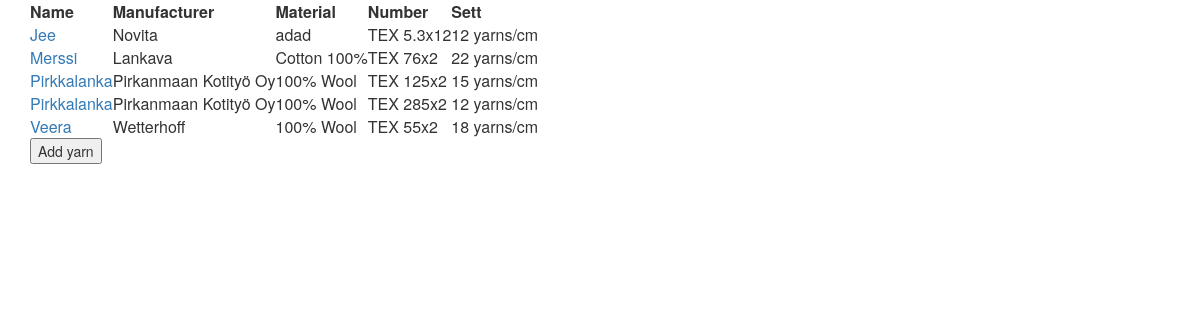
/planner/yarns, run on the app's committed database.
### planner/models.py (models this page shows, shortened)
class Yarn(models.Model):
    name = models.CharField(max_length=200)
    manufacturer = models.ForeignKey(YarnManufacturer, on_delete=models.PROTECT)
    material = models.CharField(max_length=200)
    number = models.CharField(max_length=20,
        validators=[
        RegexValidator('(\d+([,.]?\d*)?){1}[ ]*([xX*/]{1}[ ]*\d*)?',
            message='Examples: "1.2" "5.3x2" "4,6/2"')])
    numbering_system = models.ForeignKey(YarnNumberingSystem, on_delete=models.PROTECT)
    sett = models.IntegerField()

class YarnManufacturer(models.Model):
    name = models.CharField(max_length=200, unique=True)
    def __str__(self):
        return self.name

class YarnNumberingSystem(models.Model):
    name = models.CharField(max_length=3, unique=True)
    help = models.CharField(max_length=200)
    def __str__(self):
        return self.name

### planner/views.py (the view)
# urls.py: path('yarns', views.YarnListView.as_view(), name='yarns'),
class YarnListView(generic.ListView):
    model = Yarn
    context_object_name = 'yarns'
    def get_queryset(self):
        return Yarn.objects.order_by('manufacturer')

### planner/templates/planner/yarn_list.html
{% extends 'base.html' %}
{% block content %}
<table>
    <tr>
        <th>Name</th>
        <th>Manufacturer</th>
        <th>Material</th>
        <th>Number</th>
        <th>Sett</th>
    </tr>
    {% for yarn in yarns %}
    <tr>
        <td><a href="{% url 'planner:yarn_detail' yarn.id %}"> {{ yarn.name}}</a></td>
        <td>{{ yarn.manufacturer}}</td>
        <td>{{yarn.material}}</td>
        <td>{{yarn.numbering_system}} {{yarn.number}}</td>
        <td>{{yarn.sett}} yarns/cm</td>
    </tr>
    {% endfor %}
</table>
<form action="{% url 'planner:yarn_create' %}">
    <input type="submit" value="Add yarn">
</form>
{% endblock %}

### data on the page
Yarn: name "Jee", manufacturer "Novita", material "adad", numbering_system "TEX", number "5.3x12", sett "12"
Yarn: name "Merssi", manufacturer "Lankava", material "Cotton 100%", numbering_system "TEX", number "76x2", sett "22"
Yarn: name "Pirkkalanka", manufacturer "Pirkanmaan Kotityö Oy", material "100% Wool", numbering_system "TEX", number "125x2", sett "15"
Yarn: name "Pirkkalanka", manufacturer "Pirkanmaan Kotityö Oy", material "100% Wool", numbering_system "TEX", number "285x2", sett "12"
Yarn: name "Veera", manufacturer "Wetterhoff", material "100% Wool", numbering_system "TEX", number "55x2", sett "18"
